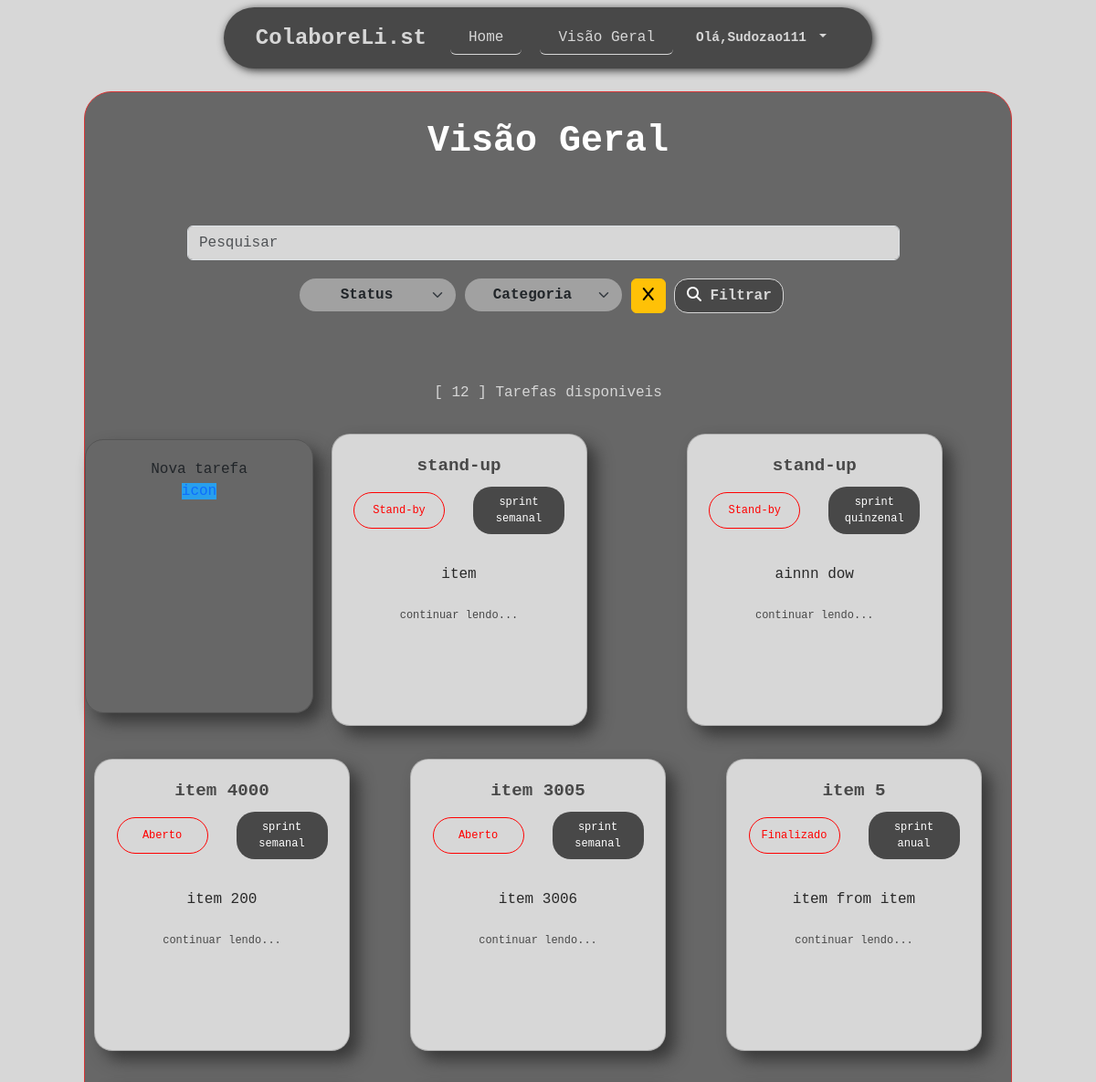
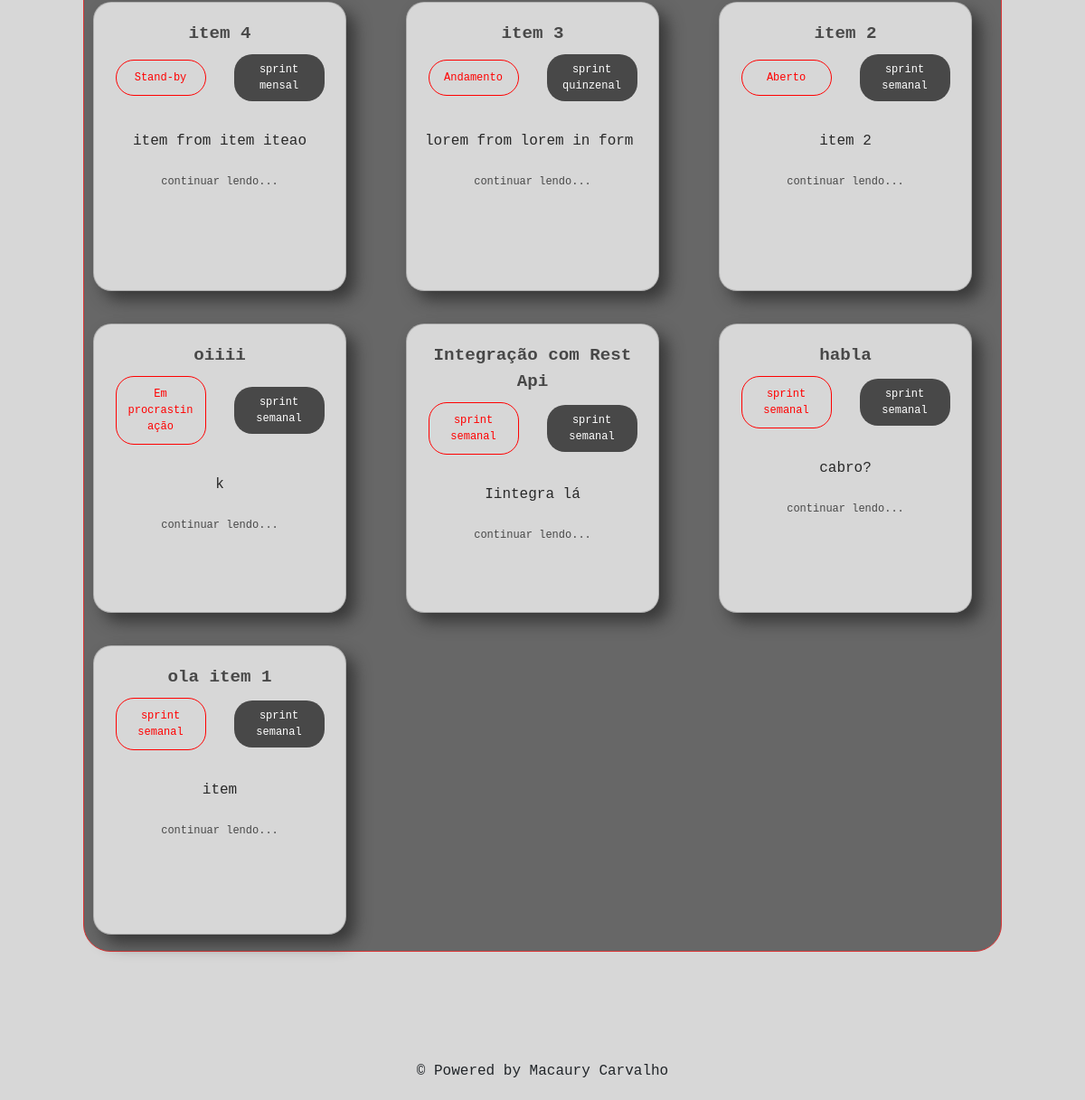
Page /overview/ (signed in) on the earlier database version (2 pictures, top to bottom).
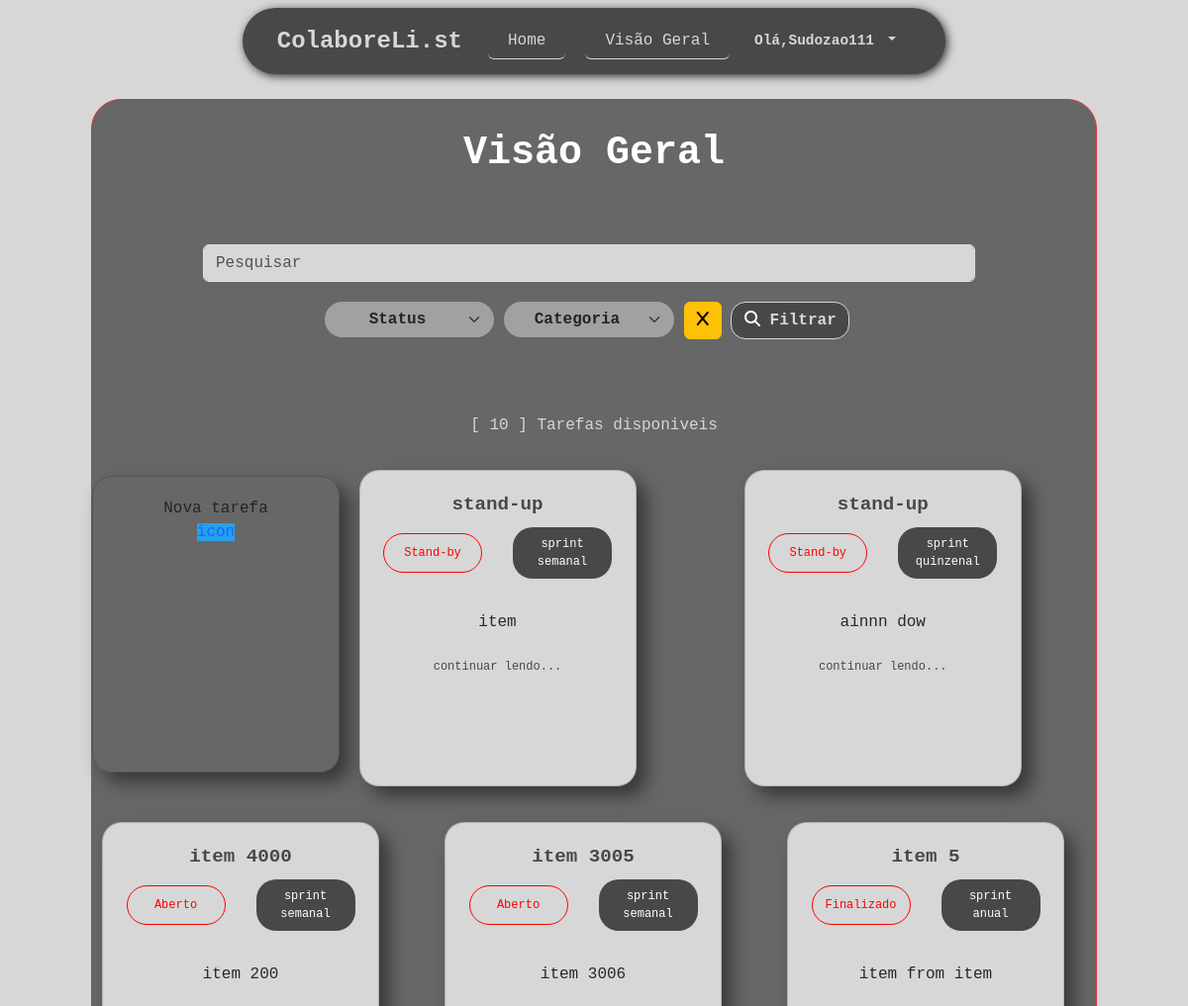
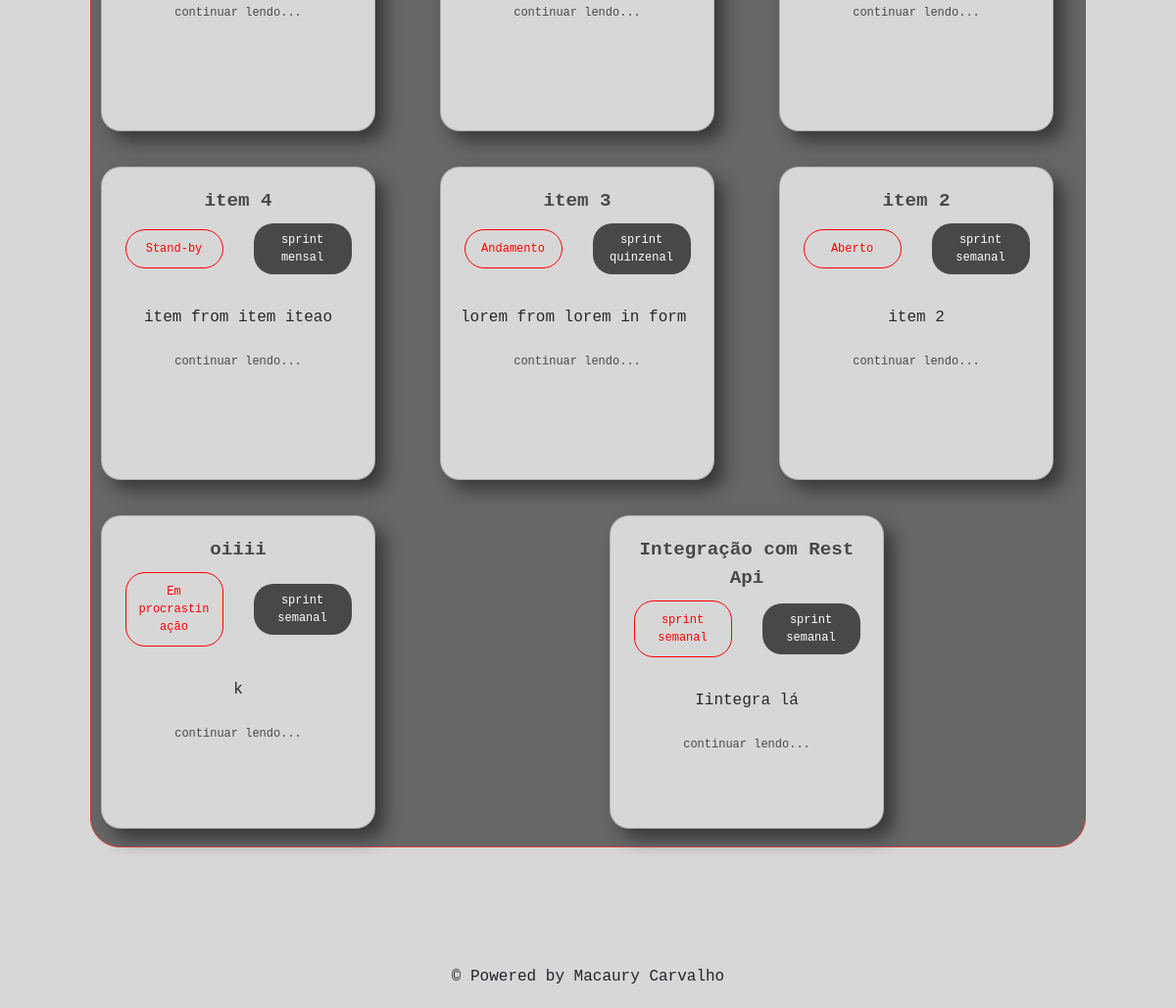
Same page on the later database version (2 pictures, top to bottom).
### tarefas/models.py (models this page shows, shortened)
class Tarefas(models.Model):
    sprint_semanal = 'sprint semanal'
    sprint_quinzenal = 'sprint quinzenal'
    sprint_mensal = 'sprint mensal'
    sprint_anual = 'sprint anual'
    status_1 = 'aberto'
    status_2 = 'standby'
    status_3 = 'andamento'
    status_4 = 'finalizado'
    categoria_list = [(sprint_semanal ,'sprint semanal'),(sprint_quinzenal ,'sprint quinzenal'),(sprint_mensal ,'sprint mensal'),(sprint_anual ,'sprint anual')]
    status_list = [(status_1,'aberto'),(status_3,'andamento'),(status_2,'standby'),(status_4,'finalizado')]
    usuario = models.ForeignKey(get_user_model(),on_delete=models.CASCADE)
    titulo = models.CharField(max_length=40)
    descricao = models.TextField(blank=False,max_length=254)
    categoria= models.CharField(max_length=20,choices=categoria_list,default=sprint_semanal)
    status= models.CharField(max_length=18,choices=status_list,default=status_1)
    created_at = models.DateTimeField(auto_now_add=True)
    update_at = models.DateTimeField(auto_now=True)

### tarefas/views.py (the view)
# urls.py: path('overview/',views.overlist,name='overlist'), # overview
@login_required
def overlist(request):
    tarefas = Tarefas.objects.all()
    search = request.GET.get('search')
    status = request.GET.get('status')
    categoria = request.GET.get('categoria')
    if search:
        tarefas = tarefas.filter(titulo__icontains=search)
    if status:
        tarefas = tarefas.filter(status__icontains=status)
    if categoria:
        tarefas = tarefas.filter(categoria__icontains=categoria)
    tarefas = tarefas.order_by('-created_at')
    context = {
        'tarefas': tarefas,
        'search' : search,
        'status' : status,
        'categoria' : categoria,
        'total_tf': tarefas.count()
    }
    return render(request, 'tarefas/overview.html', context)

### templates/tarefas/overview.html (shortened to what this page needs)
{% extends 'base.html' %}
{% load crispy_forms_tags %}
{% block content %}
<div class="container-fluid ">
  <div class="list-div">
    <div class="row visao-geral">
      <div class="title">
        <h3>Visão Geral</h3>
      </div>
      <div class="row-barra ">
        <div class=" search-box justify-content-end">
          <form method="get" id="search-form">
            <div class="row pesquisa-div">
              <input id="search-pesquisa" type="text" class="form-control" placeholder="Pesquisar" name="search"
                value="{{request.GET.search}}">
            </div>
            <div class=" input-group filtro">
              <div class="col ">
                <select class="form-select" name="status" aria-label="Default select example">
                  <option value="" {% if not request.GET.status %} selected {% endif %}>
                    status</option>
                </select>
              </div>
              <div class="col ">
                <select class="form-select" name="categoria" aria-label="Default select example">
                  <option value="" {% if not request.GET.categoria %} selected {% endif %}>categoria</option>
                </select>
              </div>
              <div class="input-group-btn col">
                <button class="btn btn-warning " id="clear-btn" type="none">
                  <i class="fa fa-x"></i>
                </button>
                <button class="btn btn-default " id="search-btn" type="submit">
                  <i class="fa fa-search"></i> Filtrar
                </button>
              </div>
            </div>
          </form>
        </div>
      </div>
      <div class="container  over-container">
        <div class="row descri">
          <span> [ {{total_tf}} ] Tarefas disponiveis </span>
        </div>
        <div class="row row-over justify-content-start">
          <div class="col-3 mt-4">
              <div class="card-add-tarefa card  text-center ">
                <div class="">
                  <span>
                    Nova tarefa
                  </span>
                  <div class="icon">
                    <span>
                      <a href="novaTarefa/" class=" SomaKi"> icon </a>
                    </span>
                  </div>
                </div>
              </div>
          </div>
          {% for Tarefa in tarefas %}
          <div class="col mt-2 mb-2">
            <div class="card card-over text-center align-items-between  " href="/tarefa/{{Tarefa.id}} ">
              <div class=" Top mb-4 ">
                <div class="row titulo-item">
                  <span><a href="/tarefa/{{Tarefa.id}}">{{Tarefa.titulo}}</a></span>
                </div>
                <div class="row  mt-2 mb-2 align-items-center">
                  <span class=" col-6 status">{{Tarefa.status}}</span>
                  <span class=" col-6 categoria">{{Tarefa.categoria}}</span>
                </div>
              </div>
              <div class=" row descricao ">
                <span>
                  <p text-overflow:ellipsis;>{{Tarefa.descricao}}</a>
                </span>
                <div class="mt-auto p-2 btn btn-primary btn-ler">
                  <a href="/tarefa/{{Tarefa.id}}">continuar lendo...</a>
                </div>
              </div>
            </div>
          </div>
          {% endfor %}
        </div>
      </div>
    </div>
  </div>
  {% endblock %}

Differences in the rows shown:
removed Tarefas: titulo "habla", status "sprint semanal", categoria "sprint semanal", descricao "cabro?"
removed Tarefas: titulo "ola item 1", status "sprint semanal", categoria "sprint semanal", descricao "item"
Other differences:
{{ total_tf }}: "12" → "10"
